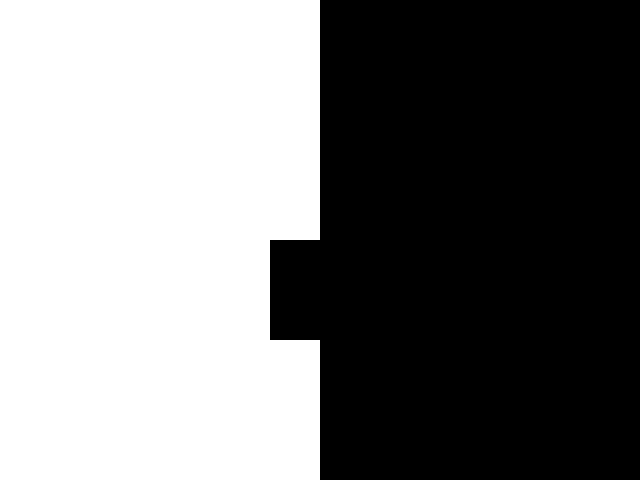
Frame 1 (no input)
Frame 60 (the mouse pressed at the canvas centre just before this capture): identical to frame 1, image omitted
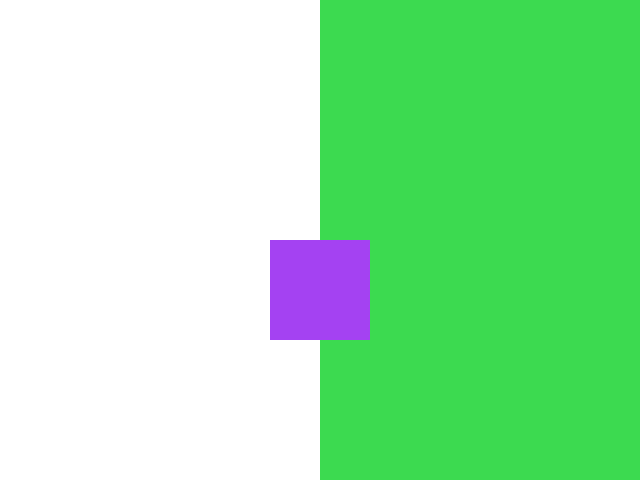
Frame 120 (the mouse held since frame 60 and released just before this capture)

The Processing sketch that drew these frames (run headless with seeded random() and noise(); from frame 60 on, the mouse is pressed at the canvas centre):

// Processing sketch: processing_185665
// ── processing_185665.pde

float r,g,b,q,w,e;

void setup(){
  
 size(640, 480);
 
 
}

void draw(){
  
background(255);
  noStroke();
  if (mouseX > width/2){
    fill(r,g,b);
    rect(0,0, width/2, height);
    fill(q,w,e);
    rect(width/2-50, height/2, 100, 100);
    
  } else {
    fill(q,w,e);
  rect (320, 0, width/2, height);
  fill(r,g,b);
  rect(width/2-50, height/2, 100, 100);
  }
}

void mousePressed(){
  
  r = random(255);
  g = random(255);
  b = random(255);
  q = random(255);
  w = random(255);
  e = random(255);
}
